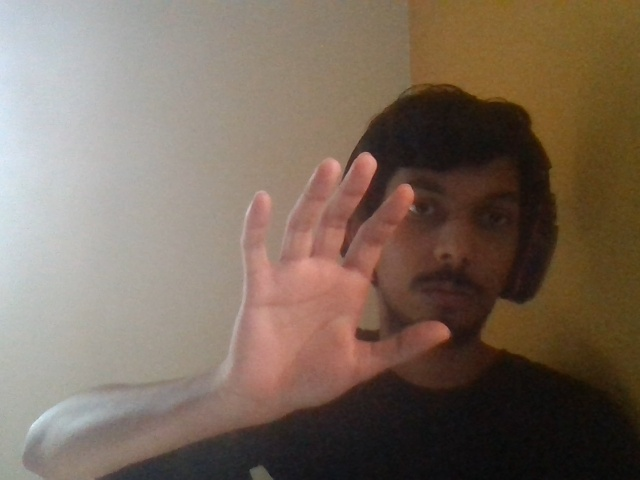
#> input picture fingers/image.jpg, 640 x 480 px, given in place of the camera
$ python fintest3.py
#> lines starting #> are read from the running program, lines starting #| are printed output that depends on the picture; after the words box and inside, x2 and y2 are one past the last pixel; in counts of white or black regions, pixels touching at a corner belong together
# pip install mediapipe

import cv2
import numpy as np

# Load the video capture object
cap = cv2.VideoCapture(0)

while True:
    # Read a frame from the video capture object
    ret, frame = cap.read()
#> frame is the input picture: shape (480, 640, 3); mean B, G, R 92.6, 106.3, 122.7

    # Convert the frame to HSV color space
    hsv = cv2.cvtColor(frame, cv2.COLOR_BGR2HSV)
#> hsv: shape (480, 640, 3); mean H, S, V 31.1, 79.3, 123.8

    # Define the lower and upper bounds for the yellow color
    lower_yellow = np.array([20, 100, 100])
    upper_yellow = np.array([30, 255, 255])

    # Threshold the frame to get only the yellow color
    mask = cv2.inRange(hsv, lower_yellow, upper_yellow)
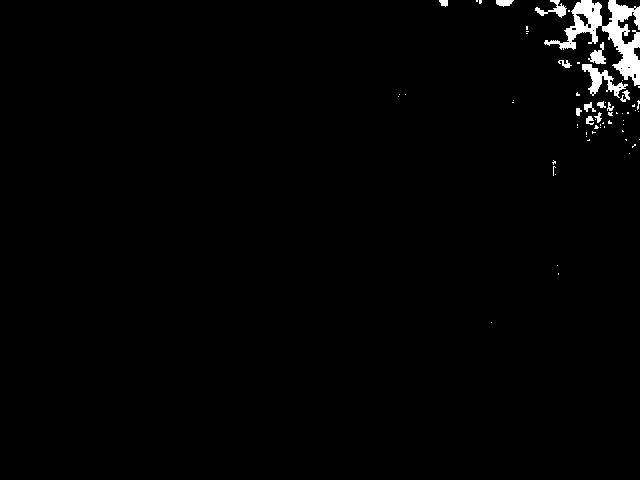
#> mask: shape (480, 640); 1.4% white; 64 white regions (50 under 20 px)

    # Find the contours in the masked frame
    contours, hierarchy = cv2.findContours(mask, cv2.RETR_TREE, cv2.CHAIN_APPROX_SIMPLE)
#> contours = 78 contours, 64 with area under 20; largest, box (x1, y1, x2, y2) and area: (544, 0, 640, 86) 2486, (582, 64, 628, 98) 429, (535, 0, 567, 18) 152, (588, 42, 606, 64) 148, (575, 13, 589, 27) 86

    # Loop over the contours
    for contour in contours:
        # Get the moments of the contour
        moments = cv2.moments(contour)

        # Check if the moments are valid
        if moments["m00"] != 0:
            # Get the center of the contour
            cx = int(moments["m10"] / moments["m00"])
            cy = int(moments["m01"] / moments["m00"])

            # Draw a circle at the center of the contour
            cv2.circle(frame, (cx, cy), 5, (0, 0, 255), -1)

            # Get the convex hull of the contour
            hull = cv2.convexHull(contour)

            # Draw the convex hull on the frame
            cv2.drawContours(frame, [hull], 0, (0, 255, 0), 2)

            # Get the defect points of the convex hull
#> (the run stopped early here; a loop or call above may not have finished)
